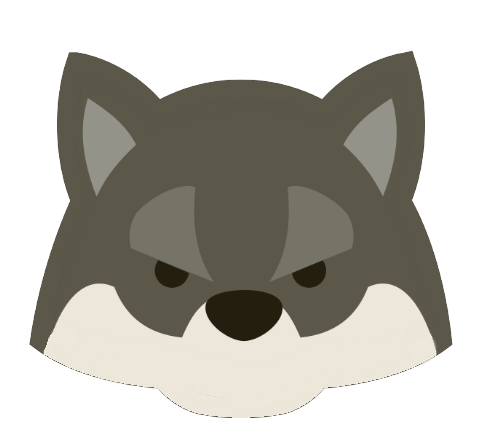
#> input picture Optimal_SLIC/wolf.png, 481 x 442 px
$ python K_meansf.py
#> lines starting #> are read from the running program, lines starting #| are printed output that depends on the picture; after the words box and inside, x2 and y2 are one past the last pixel; in counts of white or black regions, pixels touching at a corner belong together
import cv2
import numpy as np
from sklearn.cluster import KMeans
from sklearn.metrics import silhouette_score
from sklearn.metrics import pairwise_distances_argmin_min

# 读入图像
img = cv2.imread('wolf.png')
#> img is the input picture: shape (442, 481, 3); mean B, G, R 174.4, 182.1, 184

# 将图像转换为 LAB 空间
lab = cv2.cvtColor(img, cv2.COLOR_BGR2LAB)
#> lab: shape (442, 481, 3); mean of channels 0, 1, 2 185.4, 127.1, 132.3

# 建立一個二值化的區域 mask
mask = np.zeros(img.shape[:2], dtype=np.uint8)
pts = np.array([[150, 100], [200, 100], [200, 150], [150, 150]])
cv2.drawContours(mask, [pts], -1, (255, 255, 255), -1)
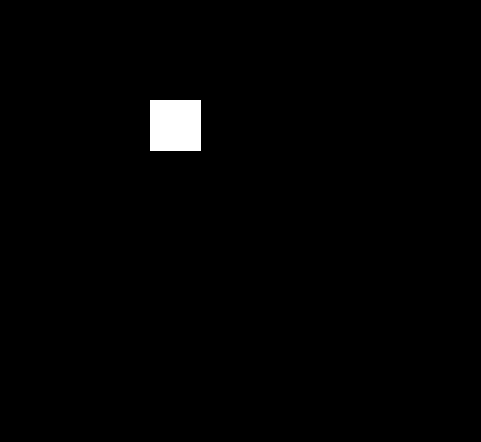
#> mask: shape (442, 481); 1.2% white; 1 white region, box (x1, y1, x2, y2) and area: (150, 100, 201, 151) 2601

masked_image = cv2.bitwise_and(img, img, mask=mask)

# 使用 boolean indexing 篩選出區域內的像素值
region_pixels = lab[mask == 255]
#> region_pixels = 2601 rows, first 8: [95, 126, 136], [95, 126, 136], [95, 126, 136], [95, 126, 136], [95, 126, 136], [95, 126, 136], [95, 126, 136], [95, 126, 136]

# 使用 k-means 聚合颜色
kmeans = KMeans(n_clusters=5, random_state=0, init='k-means++').fit(region_pixels)

# 假设数据为X，聚类数从2到10
for n_clusters in range(2, 11):
    kmeans = KMeans(n_clusters=n_clusters, random_state=42, init='k-means++')
    cluster_labels = kmeans.fit_predict(region_pixels)
    silhouette_avg = silhouette_score(region_pixels, cluster_labels)
    print(f"For n_clusters = {n_clusters}, the average silhouette score is : {silhouette_avg:.3f}")
#> this loop made 9 passes
#> silhouette_avg on passes 1 to 9: 0.866, 0.895, 0.926, 0.944, 0.959, 0.963, 0.976, 0.989, 0.989
#| For n_clusters = 2, the average silhouette score is : 0.866
#| For n_clusters = 3, the average silhouette score is : 0.895
#| For n_clusters = 4, the average silhouette score is : 0.926
#| For n_clusters = 5, the average silhouette score is : 0.944
#| For n_clusters = 6, the average silhouette score is : 0.959
#| For n_clusters = 7, the average silhouette score is : 0.963
#| For n_clusters = 8, the average silhouette score is : 0.976
#| For n_clusters = 9, the average silhouette score is : 0.989
#> (further printed lines are left out)

# [12 lines of commented-out code are left out]
distances = pairwise_distances_argmin_min(region_pixels, kmeans.cluster_centers_)
sse = sum(distances[1])
#> sse = 26.45

# 选择最小的SSE对应的标签
best_label = kmeans.labels_[distances[0][np.argmin(distances[1])]]
#> best_label = 0

cluster_centers = kmeans.cluster_centers_

# 返回n個聚合過後的顏色值
# 将图像转换回 BGR 空间
# bgr_pixel = np.uint8([cluster_centers])[0] # wothout LAB
bgr_pixel = cv2.cvtColor(np.uint8([cluster_centers]), cv2.COLOR_LAB2BGR)[0]
print("bgr_pixel = ",bgr_pixel)
print("bgr_pixel[best_label] = ",bgr_pixel[best_label])
#| bgr_pixel[best_label] =  [75 88 90]

# 建立一個黑色畫布
canvas = np.zeros((300, 300, 3), dtype=np.uint8)

# 使用 cv2.rectangle 函數畫正方形
cv2.rectangle(canvas, (0, 0), (300, 300), (int(bgr_pixel[best_label][0]), int(bgr_pixel[best_label][1]), int(bgr_pixel[best_label][2])), thickness=-1)
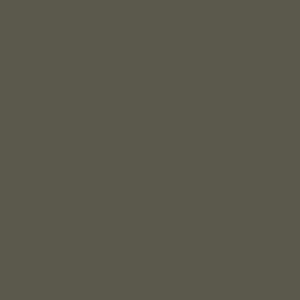
#> canvas: shape (300, 300, 3); mean of channels 0, 1, 2 75, 88, 90; drawn as B, G, R

cv2.imshow('Cropped Image', masked_image)
cv2.imshow("img", img)
cv2.imshow("Square", canvas)
cv2.waitKey(0)

$ run again, with Optimal_SLIC/dog1-01.png copied over Optimal_SLIC/wolf.png
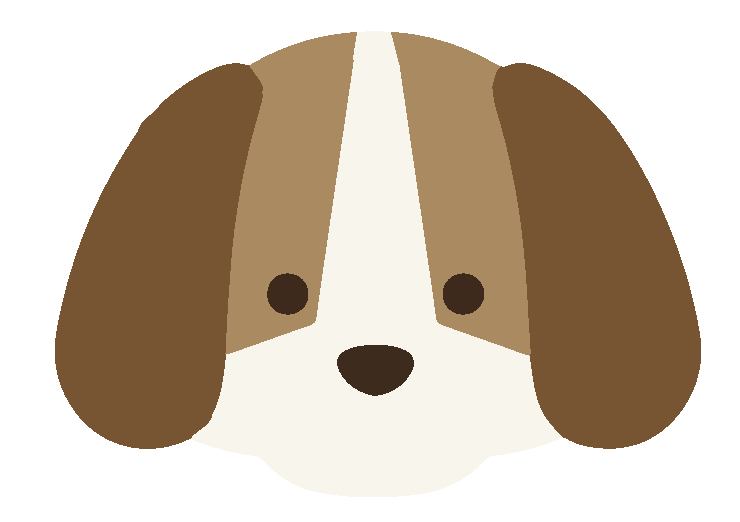
#> input picture Optimal_SLIC/dog1-01.png, 740 x 522 px
#> img is the input picture: shape (522, 740, 3); mean B, G, R 171.5, 187.9, 202.5
#> lab: shape (522, 740, 3); mean of channels 0, 1, 2 194.1, 132, 139.5
#> `cv2.drawContours(mask, [pts], -1, (255, 255, 255), -1)`:
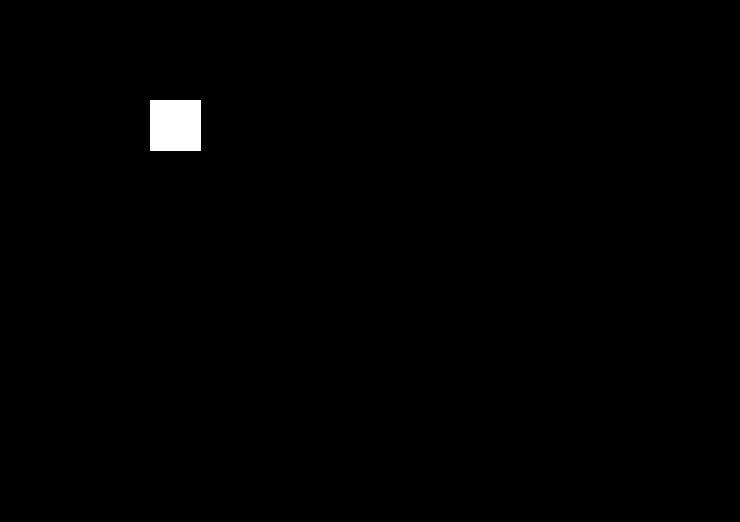
#> mask: shape (522, 740); 0.67% white; 1 white region, box (x1, y1, x2, y2) and area: (150, 100, 201, 151) 2601
#> region_pixels = 2601 rows, first 8: [255, 128, 128], [255, 128, 128], [255, 128, 128], [255, 128, 128], [255, 128, 128], [255, 128, 128], [255, 128, 128], [255, 128, 128]
#> the loop `for n_clusters in range(2, 11):` made 9 passes
#| For n_clusters = 2, the average silhouette score is : 1.000
#| For n_clusters = 3, the average silhouette score is : 1.000
#| For n_clusters = 4, the average silhouette score is : 1.000
#| For n_clusters = 5, the average silhouette score is : 1.000
#| For n_clusters = 6, the average silhouette score is : 1.000
#> (further printed lines are left out)
#> sse = 0
#> best_label = 1
#| bgr_pixel[best_label] =  [255 255 254]

$ run again, with Optimal_SLIC/dog1.png copied over Optimal_SLIC/wolf.png
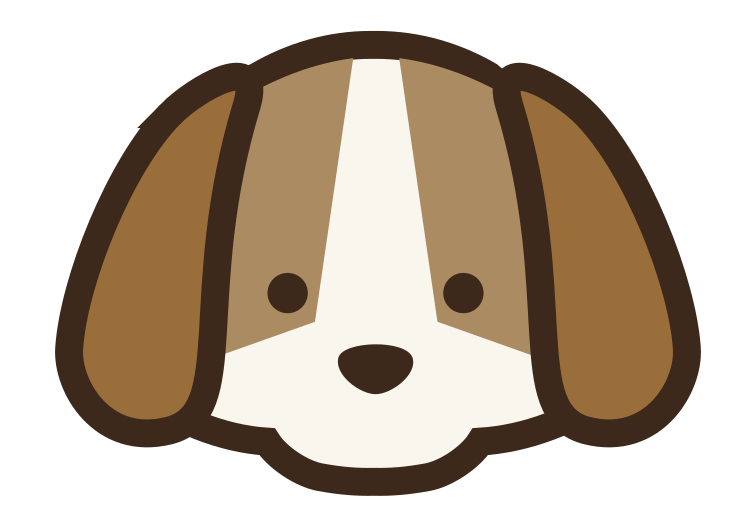
#> input picture Optimal_SLIC/dog1.png, 739 x 521 px
#> img is the input picture: shape (521, 739, 3); mean B, G, R 163.2, 179.2, 193.3
#> lab: shape (521, 739, 3); mean of channels 0, 1, 2 184.6, 131.7, 138.9
#> `cv2.drawContours(mask, [pts], -1, (255, 255, 255), -1)`:
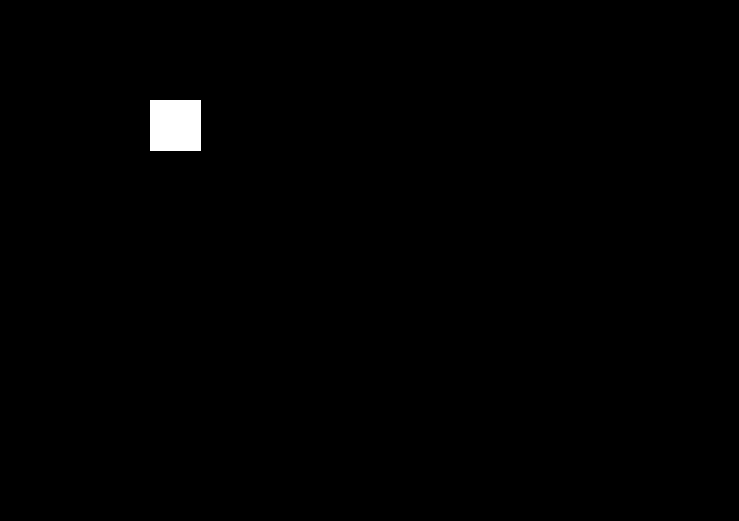
#> mask: shape (521, 739); 0.68% white; 1 white region, box (x1, y1, x2, y2) and area: (150, 100, 201, 151) 2601
#> region_pixels = 2601 rows, first 8: [255, 128, 128], [255, 128, 128], [255, 128, 128], [255, 128, 128], [255, 128, 128], [255, 128, 128], [255, 128, 128], [255, 128, 128]
#> the loop `for n_clusters in range(2, 11):` made 9 passes
#> silhouette_avg on passes 1 to 8: 0.9, 0.98, 0.981, 0.98, 0.981, 0.982, 0.981, 0.981
#> (printed output is left out)
#> sse = 430.3
#> best_label = 2
#| bgr_pixel[best_label] =  [254 254 254]
#> canvas: shape (300, 300, 3); every value is 254
